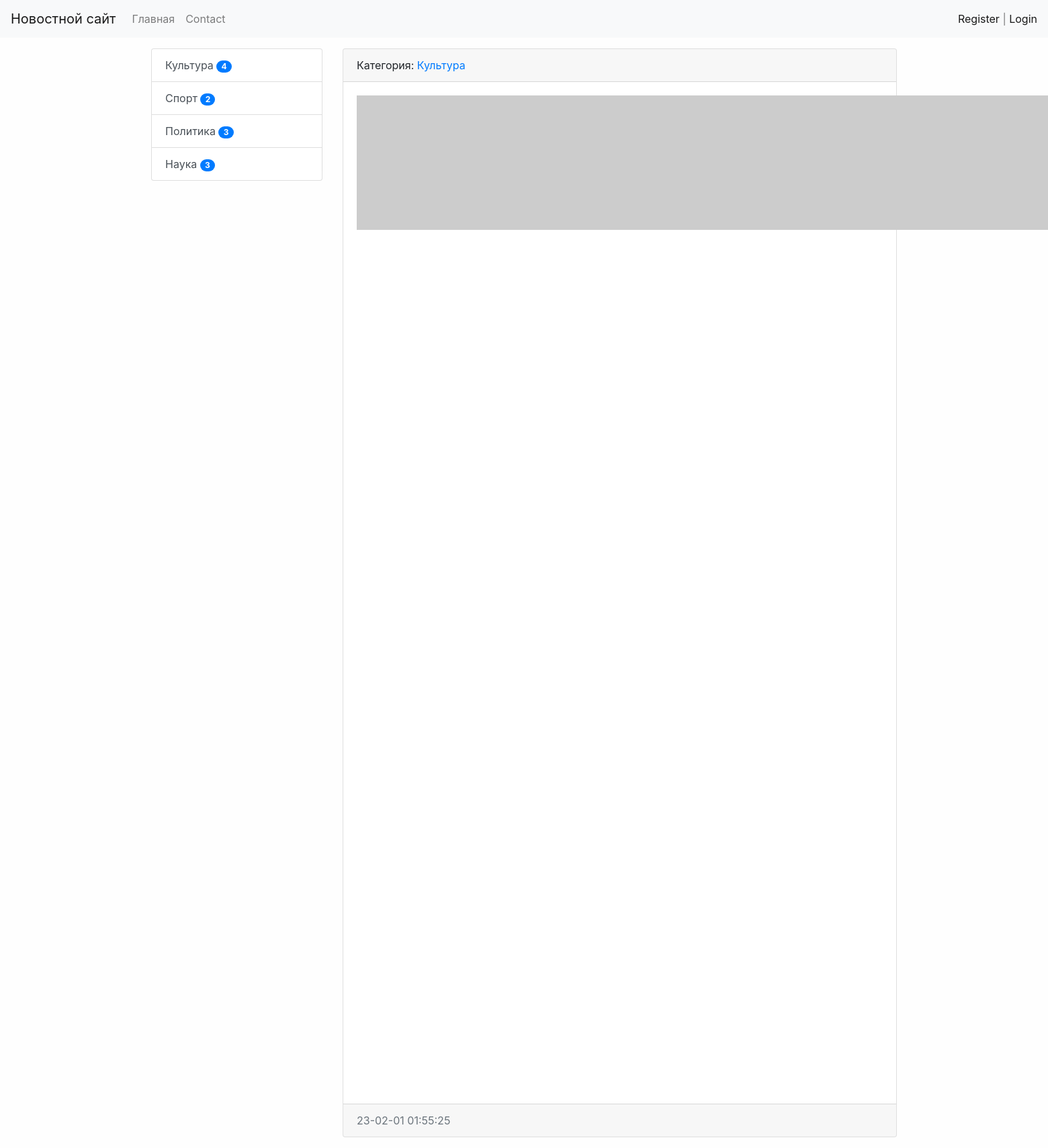
Screenshot of /news/1 with the database file from the repository.
### news/models.py (models this page shows, shortened)
class Category(models.Model):
    title = models.CharField(max_length=150,db_index=True, verbose_name = 'Наименование категории')
    def get_absolute_url(self):
        return reverse('category', kwargs={"category_id": self.pk})
    def __str__(self):
        return self.title
    class Meta:
        verbose_name = 'Категория'
        verbose_name_plural = 'Категории'
        ordering = ['title']

class News(models.Model):
    title = models.CharField(max_length=150,verbose_name = 'Наименование')
    content = models.TextField(blank=True,verbose_name = 'Контент')
    created_at = models.DateTimeField(auto_now_add=True,verbose_name = 'Дата публикации')
    updated_at = models.DateTimeField(auto_now=True,verbose_name = 'Обновлено')
    photo = models.ImageField(upload_to='photo/%y/%m/%d',verbose_name = 'Фото', blank=True)
    is_published = models.BooleanField(default=True,verbose_name = 'Опубликовано ?')
    category = models.ForeignKey('Category',on_delete=models.PROTECT, verbose_name = 'Категория',) #related_name='get_news'
    views = models.IntegerField(default=0)
    class Meta:
        verbose_name = 'Новость'
        verbose_name_plural = 'Новости'
        ordering = ['created_at']

### news/views.py (the view)
# urls.py: path('news/<int:pk>', ViewNews.as_view(),name='view_news'),
class ViewNews(DetailView):
    model = News
    context_object_name = 'news_item'

### news/templatetags/news_tags.py (called while the page is built)
@register.inclusion_tag('news/list_categories.html')
def show_categories(arg1='Hello',arg2='World'):
    categories = Category.objects.annotate(cnt=Count('news', filter=F('news__is_published'))).filter(cnt__gt=0)
    return  {'categories':categories,'arg1':arg1,'arg2':arg2,}

### news/templates/news/news_detail.html (shortened to what this page needs)
{% extends 'base.html' %}
{% block sidebar %}
{% include 'inc/_sidebar.html' %}
{% endblock %}
{% block content %}
                <div class="card mb-3">
                  <div class="card-header">
                    Категория: <a href="{{ news_item.category.get_absolute_url }}{% comment %}{% url 'category' item.category.pk %}{% endcomment %}">{{ news_item.category }}</a>
                  </div>
                  <div class="card-body">
                      <div class="media">
                          {% if item.photo %}
                              <img src="{{ news_item.photo.url }}" alt="" width="350" class="mr-3">
                          {% else %}
                              <img src="https://picsum.photos/id/1060/200/235/?blur=2" alt="" class="mr-3">
                          {% endif %}
                      </div>
                  </div>
                  <div class="card-footer text-muted">
                    {{ news_item.created_at|date:"y-m-d h:i:s" }}
                  </div>
                </div>
{% endblock %}

### news/templates/news/list_categories.html
<div class="list-group">
    {% for item in categories %}
    <a href=" {{ item.get_absolute_url }}               {% comment %} {% url 'category' item.pk %} {% endcomment%}" class="list-group-item list-group-item-action">{{ item.title }}  <span class="badge badge-primary badge-pill">{{ item.cnt }}</span></a>
    {% endfor %}
</div>

### mysite/static/css/style.css (style rules this page uses)
body { background-color: #fefefe; }

### rows the page displays
Category: title "Культура", cnt "4"
Category: title "Спорт", cnt "2"
Category: title "Политика", cnt "3"
Category: title "Наука", cnt "3"
News: category "Культура", created_at "23-02-01 01:55:25"
